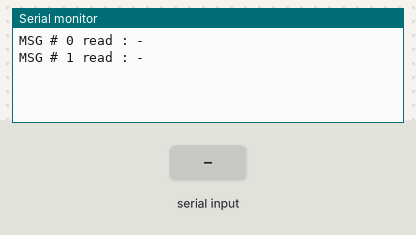
A sketch run on a simulated Arduino Uno, built with avr-gcc and run on an emulated ATmega328P. Parts: the last lines printed to the serial monitor. The inputs (shaded band) are chosen by the test bench.

Above: at 1.2 s.
1.3 s: "1" received over Serial
2.8 s: "0" received over Serial
At 4.2 s:
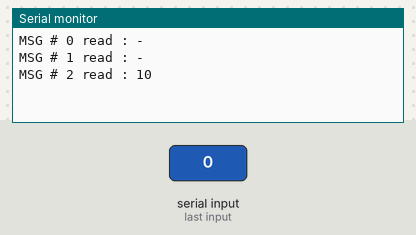
4.3 s: "2" received over Serial
At 6.6 s:
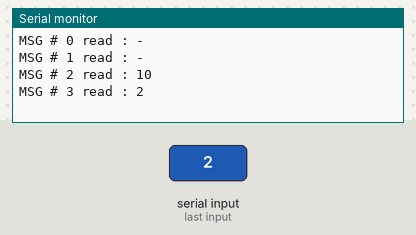
Timing chart, 0 to 8.1 s (numbered marks = the images above; inputs shaded):
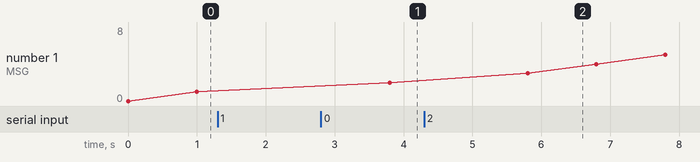

Measured:
- after the input at 2.8 s, the serial monitor: prints a new line after 1.0 s (image 1)
- after the input at 4.3 s, the serial monitor: prints a new line after 1.5 s (image 2)

The sketch:

usb_arduino.c.ino
```cpp
int compteur = 0;
String message;

void setup(){
Serial.begin(9600);
}


void loop() {
message = "-";
if (Serial.available()) {
message = Serial.readString();
}
Serial.print("MSG # ");
Serial.print(compteur);
Serial.print(" read : ");
Serial.println(message);

compteur++;
delay(1000);
}
```
